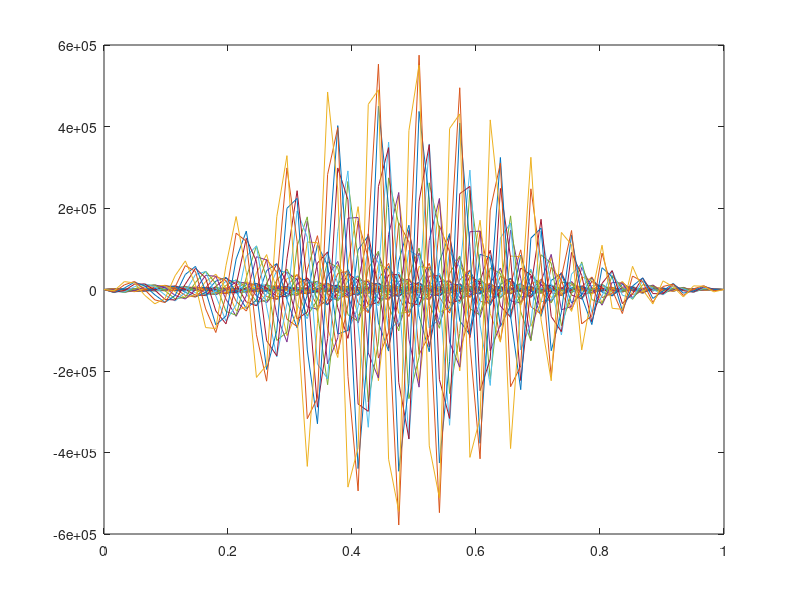

The MATLAB source for this figure:
% Explicit method to solve the advection diffusion equation u_t =   u_xx 
% Parameters: 0 < x < L, N=number of points
% a = diffusivity, V(x)=velocity
%
L=1;
a=0.4;
Vmax=1.;
N=61;
maxdt=101; % Maximum number of timesteps
dt=0.01; % timestep k
dx=L/N; % or h

r=a*dt/dx^2; 
q=Vmax*dx/a;

u=zeros(N+1,maxdt+1);  % Array for u(x,t) initialised to zero
x=zeros(1,N+1);
V=zeros(1,N+1);
time=zeros(1,maxdt+1);
for n=1:(N+1)        % Set up grid x(n) and initialise u(n,1)
    x(n)=(n-1)*dx;
    V(n)=Vmax;
    if(abs(x(n))<=0.5)     
        u(n,1)=1;
    else
        u(n,1)=0;
    end
   % u(n,1)=exp(-x(n)^2);
end
u(1,1)=1; % Zero boundary conditions
u(N+1,1)=0;
uu(1)=u(1,1);
uu(N+1)=0;

time(1)=0;
hold off
for j=1:maxdt    % Step in time
    time(j+1)=time(j)+dt;
    for n=2:N
% centered >>  (1)
        u(n,j+1)=u(n,j)+dt*((u(n+1,j)-u(n-1,j)))/(2*dx);
% bwinded >>  (2)
%        u(n,j+1)=u(n,j)+dt*((u(n,j)-u(n-1,j)))/(dx);
% upwinded  >> (3)
%        u(n,j+1)=u(n,j)+dt*((u(n+1,j)-u(n,j)))/(dx);
        uu(n)=u(n,j+1)
    end;
    u(1,j+1)=1;
    u(N+1,j+1)=0;
figure(1);    % Contour u(x,t)
plot(x,uu);
% axis([0.45 0.55 -1. 2.]);
% hold off
 hold on
 pause(1)
end;
